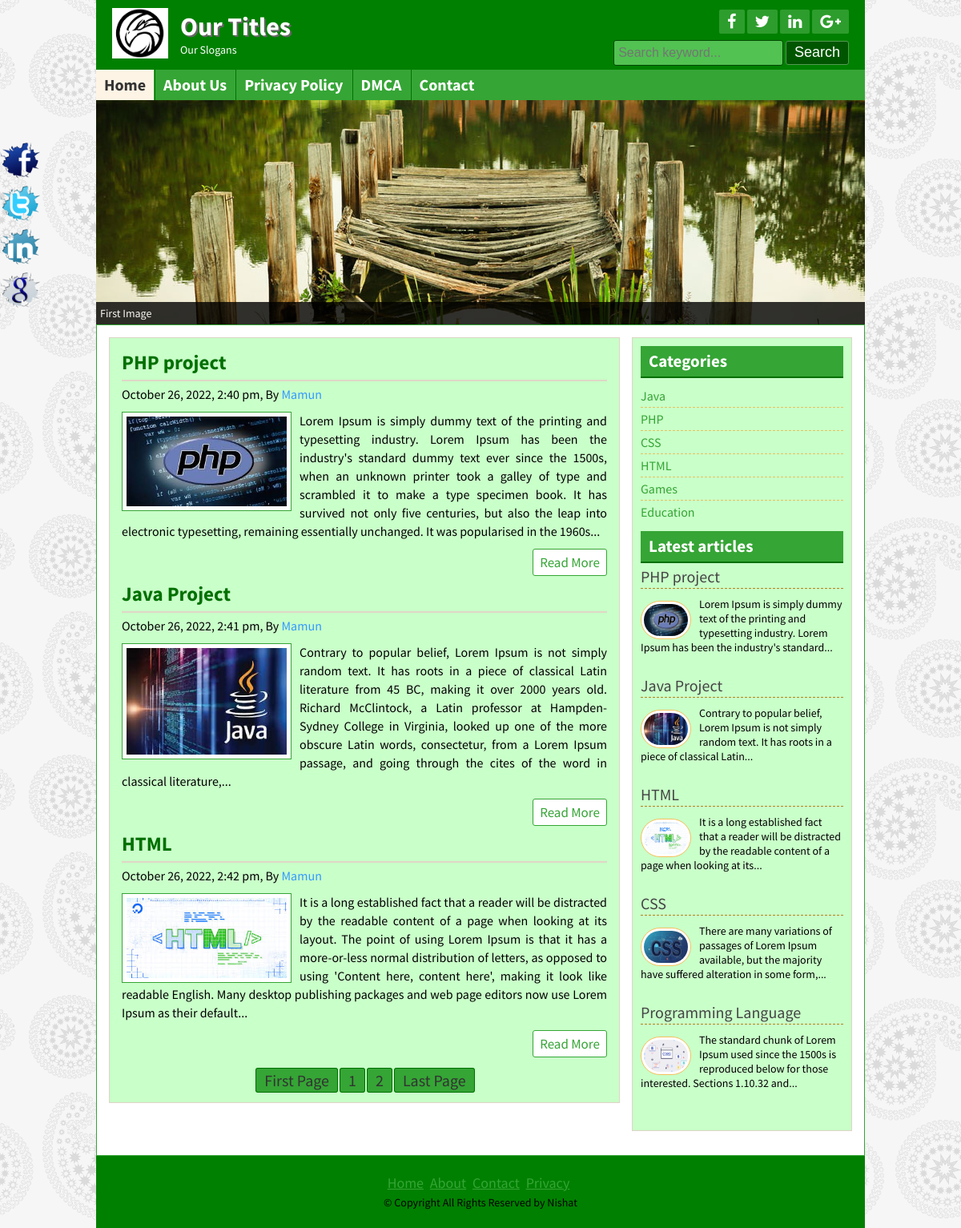
The page / on the database its author committed.
### tables this page shows
CREATE TABLE `title_slogan` (
  `id` int(11) NOT NULL,
  `title` varchar(255) NOT NULL,
  `slogan` varchar(255) NOT NULL,
  `logo` varchar(255) NOT NULL
);

CREATE TABLE `social_media` (
  `id` int(11) NOT NULL,
  `fb` varchar(255) NOT NULL,
  `tw` varchar(255) NOT NULL,
  `ln` varchar(255) NOT NULL,
  `gp` varchar(255) NOT NULL
);

CREATE TABLE `page` (
  `id` int(11) NOT NULL,
  `name` varchar(255) NOT NULL,
  `body` text NOT NULL
);

CREATE TABLE `post` (
  `id` int(11) NOT NULL,
  `cat` int(11) NOT NULL,
  `title` varchar(255) NOT NULL,
  `body` text NOT NULL,
  `image` varchar(255) NOT NULL,
  `author` varchar(50) NOT NULL,
  `tags` varchar(255) NOT NULL,
  `date` timestamp NOT NULL DEFAULT current_timestamp(),
  `userid` int(11) NOT NULL
);

CREATE TABLE `category` (
  `id` int(11) NOT NULL,
  `name` varchar(50) NOT NULL
);

CREATE TABLE `footer` (
  `id` int(11) NOT NULL,
  `note` varchar(255) NOT NULL
);

### lib/db.php (called while the page is built, shortened)
<?php
class DB
{
	public $host   = DB_HOST;
	public $user   = DB_USER;
	public $pass   = DB_PASS;
	public $dbname = DB_NAME;
	public $link;
	private function connectDB()
	{
		$this->link = new mysqli($this->host, $this->user, $this->pass, $this->dbname);
	}
	public function select($query)
	{
		$result = $this->link->query($query) or die($this->link->error . __LINE__);
		if ($result->num_rows > 0) {
			return $result;
		} else {
			return false;
		}
	}
}

### helpers/format.php (called while the page is built, shortened)
<?php
class format
{
    public function formateDate($date)
    {
        return date('F j, Y, g:i a', strtotime($date));
    }
    public function textShorten($text, $limit = 400)
    {
        $text = $text . " ";
        $text = substr($text, 0, $limit);
        $text = substr($text, 0, strrpos($text, ' '));
        $text = $text . "...";
        return $text;
    }
    public function title()
    {
        $path = $_SERVER['SCRIPT_FILENAME'];
        $title = basename($path, '.php');
        if ($title == 'index') {
            $title = 'Home';
        } elseif ($title == 'contact') {
            $title = 'Contact';
        }
        $title = ucwords($title);
        return $title;
    }
}

### index.php (the view)
<?php
include 'inc/header.php';
include 'inc/slider.php';
?>
<?php
$per_page = 3;
if (isset($_GET["page"])) {
    $page = $_GET['page'];
} else {
    $page = 1;
}
$start_from = ($page - 1) * $per_page;
?>
<?php
$db = new DB();
$fm = new format();
$sql = "select * from post limit $start_from, $per_page";
$post = $db->select($sql);
?>
<div class="contentsection contemplete clear">
    <div class="maincontent clear">
        <?php
        if ($post) {
            foreach ($post as $value) {
        ?>
        <div class="samepost clear">
            <h2><a href="post.php?id=<?php echo $value['id'] ?>"><?php echo $value['title'] ?></a></h2>
            <h4><?php echo $fm->formateDate($value['date']) ?>, By <a href="#"><?php echo $value['author'] ?></a></h4>
            <a href="post.php?id=<?php echo $value['id'] ?>"><img src="admin/<?php echo $value['image'] ?>"
                    alt="post image" /></a>
            <p>
                <?php echo $fm->textShorten($value['body']) ?>
            </p>
            <div class="readmore clear">
                <a href="post.php?id=<?php echo $value['id'] ?>">Read More</a>
            </div>
        </div>
        <?php } ?>
        <?php
            $sql = "select * from post";
            $post = $db->select($sql);
            $total_rows = mysqli_num_rows($post);
            $total_page = ceil($total_rows / $per_page);
            echo "<span class='pagination'><a href='index.php?page=1'>" . 'First Page' . "</a>";
            for ($i = 1; $i <= $total_page; $i++) {
                echo "<a href='index.php?page=" . $i . "'>" . $i . "</a>";
            }
            echo "<a href='index.php?page=$total_page'>" . 'Last Page' . "</a></span>" ?>
        <?php
        } else {
            header("Location:404.php");
        }
        ?>
    </div>
    <?php include 'inc/sidebar.php'; ?>
</div>
<?php include 'inc/footer.php'; ?>

### inc/header.php (shortened to what this page needs)
<?php
include 'lib/db.php';
include 'helpers/format.php';
$db = new DB();
$fm = new format();
?>
<!DOCTYPE html>
<html>
<head>
    <?php
    include "scripts/css.php";
    ?>
</head>
<body>
    <div class="headersection templete clear">
        <a href="index.php">
            <div class="logo">
                <?php
                $query = "select * from title_slogan where id = '1'";
                $titleslogan = $db->select($query);
                if ($titleslogan) {
                    while ($value = $titleslogan->fetch_assoc()) {
                ?>
                <img src="admin/<?php echo $value['logo'] ?>" alt="Logo" />
                <h2><?php echo $value['title'] ?></h2>
                <p><?php echo $value['slogan'] ?></p>
                <?php
                    }
                }
                ?>
            </div>
        </a>
        <div class="social clear">
            <?php
            $query = "select * from social_media where id = '1'";
            $result = $db->select($query);
            if ($result) {
                while ($value = $result->fetch_assoc()) {
            ?>
            <div class="icon clear">
                <a href="<?php echo $value['fb'] ?>" target="_blank"> <i class="fa fa-facebook"></i></a>
                <a href="<?php echo $value['tw'] ?>" target="_blank"> <i class="fa fa-twitter"></i></a>
                <a href="<?php echo $value['ln'] ?>" target="_blank"> <i class="fa fa-linkedin"></i></a>
                <a href="<?php echo $value['gp'] ?>" target="_blank"> <i class="fa fa-google-plus"></i></a>
            </div>
            <?php
                }
            }
            ?>
            <div class="searchbtn clear">
                <form action="search.php" method="get">
                    <input type="text" name="search" placeholder="Search keyword..." />
                    <input type="submit" name="submit" value="Search" />
                </form>
            </div>
        </div>
    </div>
    <div class="navsection templete">
        <ul>
            <li><a <?php
                    if ($fm->title() == 'Home') {
                        echo 'id="active"';
                    }
                    ?> href="index.php">Home</a></li>
            <?php
            $query = "select * from page";
            $pages = $db->select($query);
            if ($pages) {
                while ($result = $pages->fetch_assoc()) {
            ?>
            <li><a <?php
                            if (isset($_GET['pageid']) && $_GET['pageid'] == $result['id']) {
                                echo 'id="active"';
                            }
                            ?> href="page.php?pageid=<?php echo $result['id'] ?>"><?php echo $result['name'] ?></a>
            </li>
            <?php
                }
            }
            ?>
            <li><a <?php
                    if ($fm->title() == 'Contact') {
                        echo 'id="active"';
                    }
                    ?> href="contact.php">Contact</a></li>
        </ul>
    </div>

### inc/sidebar.php
<div class="sidebar clear">
    <div class="samesidebar clear">
        <h2>Categories</h2>
        <ul>
            <?php
            $query = "select * from category";
            $category = $db->select($query);
            if ($category) {
                foreach ($category as $value) {
            ?>
            <li><a href="posts.php?category=<?php echo $value['id'] ?>"><?php echo $value['name'] ?></a></li>
            <?php
                }
            } else { ?>
            <li>No Category Created</li>
            <?php
            }
            ?>
        </ul>
    </div>
    <div class="samesidebar clear">
        <h2>Latest articles</h2>
        <?php
        $query = "select * from post limit 5";
        $post = $db->select($query);
        if ($post) {
            foreach ($post as $value) {
        ?>
        <div class="popular clear">
            <h3><a href="post.php?id=<?php echo $value['id'] ?>"><?php echo $value['title'] ?></a></h3>
            <a href="post.php?id=<?php echo $value['id'] ?>"><img src="admin/<?php echo $value['image'] ?>"
                    alt="post image" /></a>
            <p><?php echo $fm->textShorten($value['body'], 120) ?></p>
        </div>
        <?php
            }
        } else {
            header("Location: 404.php");
        }
        ?>
    </div>
</div>

### inc/footer.php (shortened to what this page needs)
<div class="footersection templete clear">
    <div class="footermenu clear">
        <ul>
            <li><a href="#">Home</a></li>
            <li><a href="#">About</a></li>
            <li><a href="#">Contact</a></li>
            <li><a href="#">Privacy</a></li>
        </ul>
    </div>
    <?php
    $query = "select * from footer where id = '1'";
    $result = $db->select($query);
    if ($result) {
        while ($value = $result->fetch_assoc()) {
    ?>
    <p>&copy; <?php echo $value['note'] ?></p>
    <?php
        }
    }
    ?>
</div>
<?php
$query = "select * from social_media where id = '1'";
$result = $db->select($query);
if ($result) {
    while ($value = $result->fetch_assoc()) {
?>
<div class="fixedicon clear">
    <a href="<?php echo $value['fb'] ?>" target="_blank"> <img src="images/fb.png" alt="Facebook" /></a>
    <a href="<?php echo $value['tw'] ?>" target="_blank"> <img src="images/tw.png" alt="Twitter" /></a>
    <a href="<?php echo $value['ln'] ?>" target="_blank"> <img src="images/in.png" alt="LinkedIn" /></a>
    <a href="<?php echo $value['gp'] ?>" target="_blank"> <img src="images/gl.png" alt="GooglePlus" /></a>
</div>
<?php
    }
}
?>
</body>
</html>

### theme/green.css (style rules this page uses)
.headersection, .footersection { background: #008000 none repeat scroll 0 0; }
.icon a { background: #2d9d2d none repeat scroll 0 0; }
.searchbtn input[type="text"] { border: 1px solid #034703; background: #52c252; }
.searchbtn input[type="submit"] { border: 1px solid #549854; background: #005600 none repeat scroll 0 0; }
.navsection { background: none repeat scroll 0 0 #35a535; }
.navsection ul li { border-left: 1px solid #007000; border-right: 1px solid #38a838; }
.samepost h2 a { color: #007000; }
.maincontent, .sidebar { background: #c9ffc9 none repeat scroll 0 0; }
.samepost img { border: 1px solid #35a535; }
.contentsection { border: 1px solid #35a535; }
.samesidebar h2 { background: #35a535 none repeat scroll 0 0; border-bottom: 2px solid #007000; color: #fff; }
.readmore a { border: 1px solid #35a535; color: #35a535; }
.pagination a { background: #35a535 none repeat scroll 0 0; border: 1px solid #007000; color: #333; }
.footermenu ul li a { color: #35a535; }
.samesidebar ul li a { color: #35a535; }
.samepost h2, .about h2 { color: #007000; }

### rows shown on the page
title_slogan: logo (picture), title "Our Titles", slogan "Our Slogans"
page: name "About Us"
page: name "Privacy Policy"
page: name "DMCA"
post: title "PHP project", date "October 26, 2022, 2:40 pm", author "Mamun", image (picture), body "Lorem Ipsum is simply dummy text of the printing and typesetting industry. Lorem Ipsum has been the industry's standard dummy text ever since the 1500s, when an unknown printer took a galley of type and scrambled it to make a type specimen book. It has survived not only five centuries, but also the leap into electronic typesetting, remaining essentially unchanged. It was popularised in the 1960s...", body "Lorem Ipsum is simply dummy text of the printing and typesetting industry. Lorem Ipsum has been the industry's standard..."
post: title "Java Project", date "October 26, 2022, 2:41 pm", author "Mamun", image (picture), body "Contrary to popular belief, Lorem Ipsum is not simply random text. It has roots in a piece of classical Latin literature from 45 BC, making it over 2000 years old. Richard McClintock, a Latin professor at Hampden-Sydney College in Virginia, looked up one of the more obscure Latin words, consectetur, from a Lorem Ipsum passage, and going through the cites of the word in classical literature,...", body "Contrary to popular belief, Lorem Ipsum is not simply random text. It has roots in a piece of classical Latin..."
post: title "HTML", date "October 26, 2022, 2:42 pm", author "Mamun", image (picture), body "It is a long established fact that a reader will be distracted by the readable content of a page when looking at its layout. The point of using Lorem Ipsum is that it has a more-or-less normal distribution of letters, as opposed to using 'Content here, content here', making it look like readable English. Many desktop publishing packages and web page editors now use Lorem Ipsum as their default...", body "It is a long established fact that a reader will be distracted by the readable content of a page when looking at its..."
category: name "Java"
category: name "PHP"
category: name "CSS"
category: name "HTML"
category: name "Games"
category: name "Education"
post: title "CSS", image (picture), body "There are many variations of passages of Lorem Ipsum available, but the majority have suffered alteration in some form,..."
post: title "Programming Language", image (picture), body "The standard chunk of Lorem Ipsum used since the 1500s is reproduced below for those interested. Sections 1.10.32 and..."
footer: note "Copyright All Rights Reserved by Nishat"
